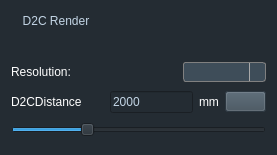
<?xml version="1.0" encoding="UTF-8"?>
<ui version="4.0">
 <class>ColorControlView</class>
 <widget class="QWidget" name="CameraControlView">
  <property name="geometry">
   <rect>
    <x>0</x>
    <y>0</y>
    <width>277</width>
    <height>155</height>
   </rect>
  </property>
  <property name="windowTitle">
   <string>Form</string>
  </property>
  <property name="styleSheet">
   <string notr="true">background-color: rgb(36, 44, 51);</string>
  </property>
  <layout class="QVBoxLayout" name="verticalLayout_3">
   <item>
    <layout class="QHBoxLayout" name="horizontalLayout_2">
     <item>
      <layout class="QVBoxLayout" name="verticalLayout">
       <property name="spacing">
        <number>0</number>
       </property>
       <item>
        <widget class="QLabel" name="label_3">
         <property name="sizePolicy">
          <sizepolicy hsizetype="Preferred" vsizetype="Fixed">
           <horstretch>0</horstretch>
           <verstretch>0</verstretch>
          </sizepolicy>
         </property>
         <property name="styleSheet">
          <string notr="true">color: rgb(195, 213, 229);
background-color: rgb(255, 255, 255，255);</string>
         </property>
         <property name="text">
          <string>D2C Render</string>
         </property>
         <property name="alignment">
          <set>Qt::AlignCenter</set>
         </property>
        </widget>
       </item>
       <item>
        <widget class="SwitchButton" name="switch_d2c_render" native="true">
         <property name="minimumSize">
          <size>
           <width>90</width>
           <height>25</height>
          </size>
         </property>
        </widget>
       </item>
      </layout>
     </item>
     <item>
      <spacer name="horizontalSpacer_2">
       <property name="orientation">
        <enum>Qt::Horizontal</enum>
       </property>
       <property name="sizeHint" stdset="0">
        <size>
         <width>40</width>
         <height>20</height>
        </size>
       </property>
      </spacer>
     </item>
     <item>
      <layout class="QVBoxLayout" name="verticalLayout_2">
       <property name="spacing">
        <number>0</number>
       </property>
      </layout>
     </item>
    </layout>
   </item>
   <item>
    <layout class="QHBoxLayout" name="horizontalLayout">
     <item>
      <widget class="QLabel" name="label">
       <property name="styleSheet">
        <string notr="true">background-color: rgba(255, 255, 255, 0);
color: rgb(255, 255, 255);</string>
       </property>
       <property name="text">
        <string>Resolution:</string>
       </property>
      </widget>
     </item>
     <item>
      <spacer name="horizontalSpacer">
       <property name="orientation">
        <enum>Qt::Horizontal</enum>
       </property>
       <property name="sizeHint" stdset="0">
        <size>
         <width>40</width>
         <height>20</height>
        </size>
       </property>
      </spacer>
     </item>
     <item>
      <widget class="QComboBox" name="cb_resolution_rgb">
       <property name="styleSheet">
        <string notr="true">QComboBox {
	color: rgb(255, 255, 255);
    border: 1px solid gray;
    border-radius: 3px;
    padding: 1px 18px 1px 3px;
    min-width: 6em;
}
 
 
QComboBox:!editable, QComboBox::drop-down:editable {
       background-color: rgba(62,77,89);
       color: rgb(255, 255, 255);
}
 
/* QComboBox gets the &quot;on&quot; state when the popup is open */
QComboBox:!editable:on, QComboBox::drop-down:editable:on {
       background-color: rgba(62,77,89);
       color: rgb(255, 255, 255);
}
 
QComboBox:on { /* shift the text when the popup opens */
    padding-top: 3px;
    padding-left: 4px;
}
 
QComboBox::drop-down {
    subcontrol-origin: padding;
    subcontrol-position: top right;
    width: 15px;
 
    border-left-width: 1px;
    border-left-color: darkgray;
    border-left-style: solid; /* just a single line */
    border-top-right-radius: 3px; /* same radius as the QComboBox */
    border-bottom-right-radius: 3px;
}
 
QComboBox::down-arrow {
    image: url(:/res/image/combobox_ico.png);
}
 
QComboBox::down-arrow:on { /* shift the arrow when popup is open */
    top: 1px;
    left: 1px;
}
QComboBox QAbstractItemView
{
     background-color: rgba(62,77,89);
}
 
QComboBox QAbstractItemView::item
{
    color: rgb(255, 255, 255);
    height: 24px;
}
 
QComboBox QAbstractItemView::item:selected
{	
    background-color: rgba(9,11,13);
}</string>
       </property>
      </widget>
     </item>
    </layout>
   </item>
   <item>
    <layout class="QHBoxLayout" name="horizontalLayout_3">
     <item>
      <widget class="QLabel" name="label_4">
       <property name="styleSheet">
        <string notr="true">background-color: rgba(255, 255, 255, 0);
color: rgb(255, 255, 255);</string>
       </property>
       <property name="text">
        <string>D2CDistance</string>
       </property>
      </widget>
     </item>
     <item>
      <spacer name="horizontalSpacer_3">
       <property name="orientation">
        <enum>Qt::Horizontal</enum>
       </property>
       <property name="sizeHint" stdset="0">
        <size>
         <width>40</width>
         <height>20</height>
        </size>
       </property>
      </spacer>
     </item>
     <item>
      <widget class="QLineEdit" name="le_d2c_distance_value">
       <property name="minimumSize">
        <size>
         <width>80</width>
         <height>0</height>
        </size>
       </property>
       <property name="maximumSize">
        <size>
         <width>100</width>
         <height>16777215</height>
        </size>
       </property>
       <property name="styleSheet">
        <string notr="true">color: rgb(195, 213, 229);</string>
       </property>
       <property name="text">
        <string>2000</string>
       </property>
      </widget>
     </item>
     <item>
      <widget class="QLabel" name="label_5">
       <property name="styleSheet">
        <string notr="true">background-color: rgba(255, 255, 255, 0);
color: rgb(255, 255, 255);</string>
       </property>
       <property name="text">
        <string>mm</string>
       </property>
      </widget>
     </item>
     <item>
      <widget class="QToolButton" name="tb_d2c_distance_set">
       <property name="minimumSize">
        <size>
         <width>41</width>
         <height>21</height>
        </size>
       </property>
       <property name="maximumSize">
        <size>
         <width>41</width>
         <height>21</height>
        </size>
       </property>
       <property name="styleSheet">
        <string notr="true">color: rgb(193, 211, 227);
background-color: rgb(62, 77, 89);</string>
       </property>
       <property name="text">
        <string/>
       </property>
       <property name="icon">
        <iconset resource="../resource.qrc">
         <normaloff>:/res/image/write.png</normaloff>:/res/image/write.png</iconset>
       </property>
      </widget>
     </item>
    </layout>
   </item>
   <item>
    <widget class="QSlider" name="slider_d2c_distance">
     <property name="maximum">
      <number>7000</number>
     </property>
     <property name="value">
      <number>2000</number>
     </property>
     <property name="orientation">
      <enum>Qt::Horizontal</enum>
     </property>
    </widget>
   </item>
  </layout>
 </widget>
 <customwidgets>
  <customwidget>
   <class>SwitchButton</class>
   <extends>QWidget</extends>
   <header location="global">src\weight\switchbutton.h</header>
   <container>1</container>
  </customwidget>
 </customwidgets>
 <resources>
  <include location="../resource.qrc"/>
 </resources>
 <connections/>
</ui>
